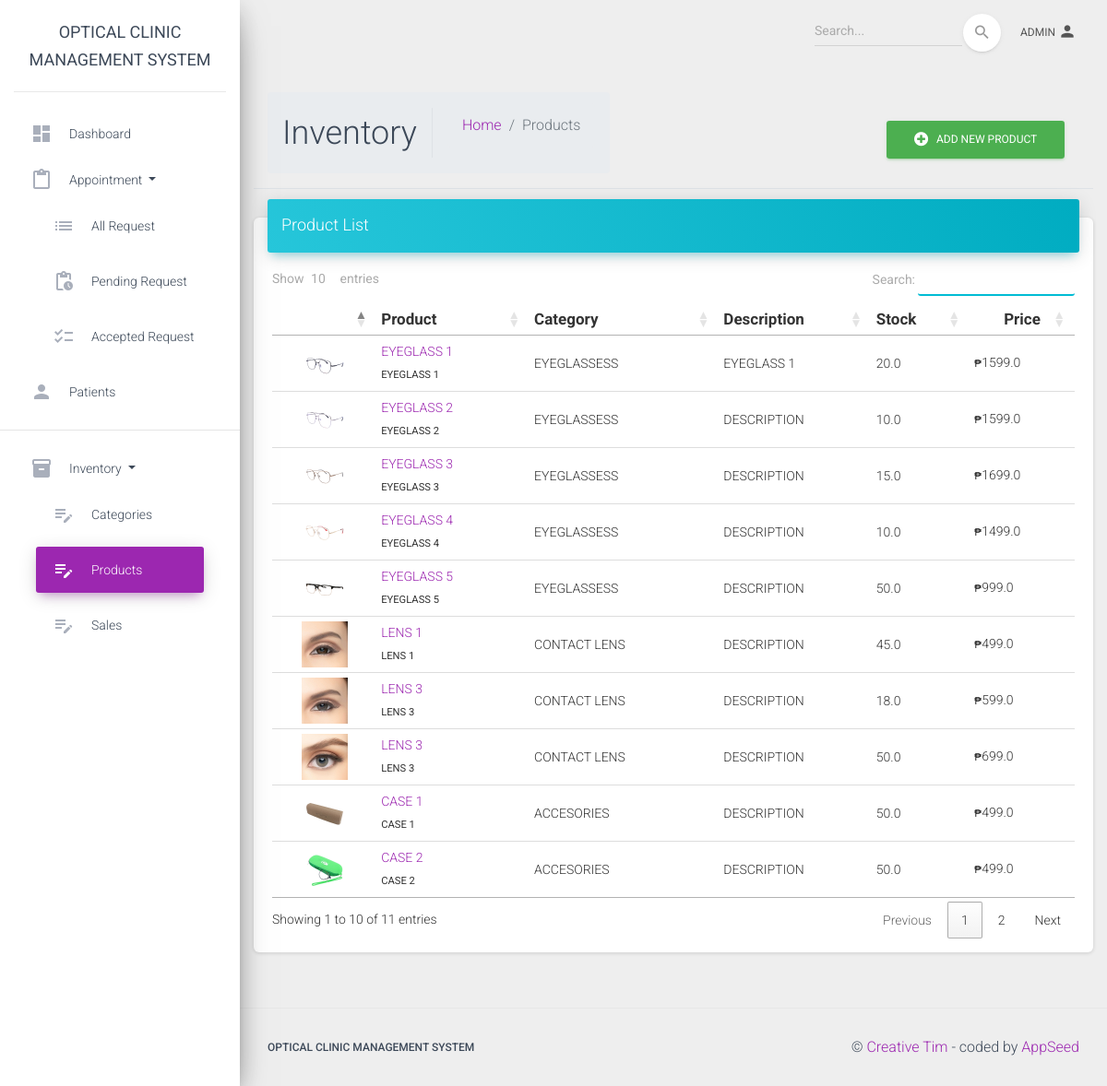
The page /product-list/ (signed in) on the database its author committed.
### dashboard/models.py (models this page shows, shortened)
class Product(models.Model):
    category = models.ForeignKey(Category, null = True, on_delete=models.CASCADE)
    code=models.CharField(max_length=100,blank=True, null=True)
    name=models.CharField(max_length=250,blank=True, null=True)
    image = models.ImageField(upload_to = 'product_image', null = True, blank = True)
    description = models.TextField()
    price = models.FloatField(default=0)
    stock = models.FloatField(default=0)
    status = models.CharField(max_length=2, choices=(('1','Active'),('2','Inactive')), default=1)
    date_created = models.DateTimeField(auto_now_add=True)
    date_updated = models.DateTimeField(auto_now=True)

class Category(models.Model):
    name = models.CharField(max_length=250)
    image = models.ImageField(upload_to = 'category_image', null = True, blank = True)
    description = models.TextField()
    status = models.CharField(max_length=2, choices=(('1','Active'),('2','Inactive')), default=1)
    date_created = models.DateTimeField(auto_now_add=True)
    date_updated = models.DateTimeField(auto_now=True)
    def __str__(self):
        return self.name

### authentication/decorators.py (the view)
        def wrapper_func(request, *args, **kwargs):
            group = None
            if request.user.groups.exists():
                group = request.user.groups.all()[0].name
            if group in allowed_roles:
                return view_func(request, *args, **kwargs)
            else:
                return HttpResponse(" You are not authorized! to view this page")

### dashboard/views.py (called while the page is built)
@allowed_users(allowed_roles=['admin', 'staff'])
def product_list(request):
    categories = Category.objects.all().order_by('name')
    product_list = Product.objects.all()
    context = {
        'product_list': product_list,
        'categories': categories,
    }
    return render(request, 'dashboard/product_list.html', context)

### templates/dashboard/product_list.html (shortened to what this page needs)
{% extends "layouts/base.html" %}
{% block content %}
    <div class="row">
        <div class="content border-bottom w-100">
            <div class="container-fluid">
                <div class="row">
                    <div class="col-12 col-md-auto d-flex w-100 align-items-center justify-content-between">
                        <ol class="breadcrumb align-items-center">
                            <h2 class="m-0 pr-3 mr-3 border-right">Inventory</h2>
                            <ol class="breadcrumb">
                                <li class="breadcrumb-item"><a href="/admin/">Home</a></li>
                                <li class="breadcrumb-item active">Products</li>
                            </ol>
                        </ol>
                         <div class="col-12 col-md-auto d-flex align-items-center justify-content-end flex-end page-actions">
                              <a href="/admin/auth/user/add/" class="btn btn-success float-right" data-toggle="modal" data-target="#add_product">
                                <i class="fa fa-plus-circle"></i> &nbsp; Add New Product
                            </a>
                        </div>
                    </div>
                </div>
            </div>
        </div>
    </div>
    <div class="row">
      <div class="col-md-12">
      </div>
        <div class="card">
            <div class="card-header card-header-info">
              <h4 class="card-title">Product List </h4>
            </div>
            <div class="card-body table-responsive">
                <table id="table" class="table table-hover">
                        <thead>
                            <tr>
                                <th class="text-center"></th>
                                <th>Product</th>
                                <th>Category</th>
                                <th class="th-description">Description</th>
                                <th class="th-description">Stock</th>
                                <th class="text-center">Price</th>
                            </tr>
                        </thead>
                        <tbody>
                            {% for prod in product_list %}
                            <tr>
                                <td class="text-center">
                                    <div class="img-container">
                                        <img src="{{ prod.image.url }}" rel="nofollow" alt="..." style="width: 50px">
                                    </div>
                                </td>
                                <td class="td-name">
                                    <a href="{% url 'product_profile' prod.id %}">{{ prod.name }}</a>
                                    <br><small>{{ prod.code }}</small>
                                </td>
                                <td>{{ prod.category}} </td>
                                <td>
                                    {{ prod.description }}
                                </td>
                                <td>
                                    {{ prod.stock }}
                                </td>
                                <td>
                                    <small>₱</small>{{ prod.price }}
                                </td>
                            </tr>
                            {% endfor %}
                        </tbody>
                </table>
            </div>
        </div>
    </div>
{% endblock content %}

### templates/includes/navigation.html (shortened to what this page needs)
      <nav class="navbar navbar-expand-lg navbar-transparent navbar-absolute fixed-top ">
        <div class="container-fluid">
          <div class="navbar-wrapper">
          </div>
          <div class="collapse navbar-collapse justify-content-end">
          {% if request.user.is_authenticated %}
            <form class="navbar-form">
              <div class="input-group no-border">
                <input type="text" value="" class="form-control" placeholder="Search...">
                <button type="submit" class="btn btn-white btn-round btn-just-icon">
                  <i class="material-icons">search</i>
                  <div class="ripple-container"></div>
                </button>
              </div>
            </form>
            <ul class="navbar-nav">
              <li class="nav-item dropdown">
                <a class="nav-link" href="#pablo" id="navbarDropdownProfile" data-toggle="dropdown" aria-haspopup="true" aria-expanded="false">
                  {{ request.user }}
                  <i class="material-icons">person</i>
                </a>
              </li>
            </ul>
          {% endif %}
          </div>
        </div>
      </nav>

### rows shown on the page
Product: image (picture), name "EYEGLASS 1", code "EYEGLASS 1", category "EYEGLASSESS", description "EYEGLASS 1", stock "20.0", price "1599.0"
Product: image (picture), name "EYEGLASS 2", code "EYEGLASS 2", category "EYEGLASSESS", description "DESCRIPTION", stock "10.0", price "1599.0"
Product: image (picture), name "EYEGLASS 3", code "EYEGLASS 3", category "EYEGLASSESS", description "DESCRIPTION", stock "15.0", price "1699.0"
Product: image (picture), name "EYEGLASS 4", code "EYEGLASS 4", category "EYEGLASSESS", description "DESCRIPTION", stock "10.0", price "1499.0"
Product: image (picture), name "EYEGLASS 5", code "EYEGLASS 5", category "EYEGLASSESS", description "DESCRIPTION", stock "50.0", price "999.0"
Product: image (picture), name "LENS 1", code "LENS 1", category "CONTACT LENS", description "DESCRIPTION", stock "45.0", price "499.0"
Product: image (picture), name "LENS 3", code "LENS 3", category "CONTACT LENS", description "DESCRIPTION", stock "18.0", price "599.0"
Product: image (picture), name "LENS 3", code "LENS 3", category "CONTACT LENS", description "DESCRIPTION", stock "50.0", price "699.0"
Product: image (picture), name "CASE 1", code "CASE 1", category "ACCESORIES", description "DESCRIPTION", stock "50.0", price "499.0"
Product: image (picture), name "CASE 2", code "CASE 2", category "ACCESORIES", description "DESCRIPTION", stock "50.0", price "499.0"

### other values the page prints
{{ request.user }} "ADMIN"
